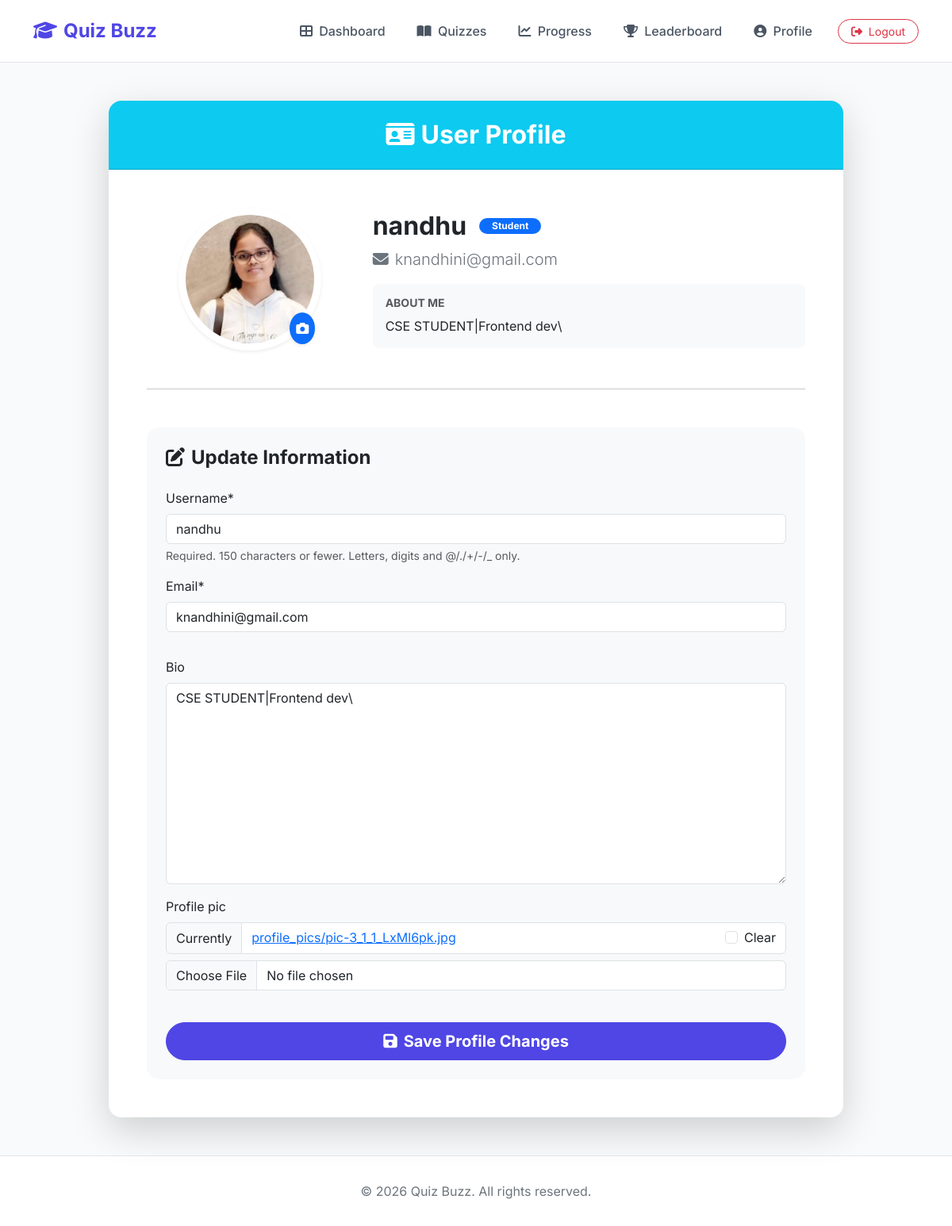
Screenshot of /users/profile/ (signed in) with the database file from the repository.
### users/models.py (models this page shows, shortened)
class UserProfile(models.Model):
    user = models.OneToOneField(User, on_delete=models.CASCADE)
    bio = models.TextField(max_length=500, blank=True)
    profile_pic = models.ImageField(upload_to='profile_pics', default='default.jpg', blank=True)
    preferences = models.JSONField(default=dict, blank=True)
    reminder_enabled = models.BooleanField(default=False)
    reminder_time = models.TimeField(default="09:00")
    show_on_leaderboard = models.BooleanField(default=True)

### users/views.py (the view)
# urls.py: path('profile/', user_views.profile, name='profile'),
@login_required
def profile(request):
    profile_instance, created = UserProfile.objects.get_or_create(user=request.user)
    if request.method == 'POST':
        u_form = UserUpdateForm(request.POST, instance=request.user)
        p_form = ProfileUpdateForm(request.POST, request.FILES, instance=profile_instance)
        if u_form.is_valid() and p_form.is_valid():
            u_form.save()
            p_form.save()
            messages.success(request, 'Your profile has been successfully updated!')
            return redirect('profile')
        else:
            messages.error(request, 'There was an error updating your profile.')
    else:
        u_form = UserUpdateForm(instance=request.user)
        p_form = ProfileUpdateForm(instance=profile_instance)
    context = {
        'u_form': u_form,
        'p_form': p_form,
        'profile': profile_instance
    }
    return render(request, 'users/profile.html', context)

### users/forms.py
class UserUpdateForm(forms.ModelForm):
    email = forms.EmailField()
    class Meta:
        model = User
        fields = ['username', 'email']

class ProfileUpdateForm(forms.ModelForm):
    class Meta:
        model = UserProfile
        fields = ['bio', 'profile_pic']

### templates/users/profile.html (shortened to what this page needs)
{% extends "base.html" %}
{% load crispy_forms_tags %}
{% block content %}
<div class="row justify-content-center">
    <div class="col-lg-10">
        <div class="card border-0 shadow-lg rounded-4 overflow-hidden">
            <div class="card-header bg-info text-white py-4 text-center">
                <h2 class="fw-bold mb-0"><i class="fas fa-id-card me-2"></i>User Profile</h2>
            </div>
            <div class="card-body p-4 p-lg-5">
                <div class="row align-items-center mb-5">
                    <div class="col-md-4 text-center mb-4 mb-md-0">
                        <div class="position-relative d-inline-block">
                            {% if profile.profile_pic %}
                            <img src="{{ profile.profile_pic.url }}" alt="Profile Picture"
                                class="img-thumbnail rounded-circle shadow-sm"
                                style="width: 180px; height: 180px; object-fit: cover; border: 5px solid #fff;">
                            {% else %}
                            <div class="bg-light d-flex align-items-center justify-content-center rounded-circle shadow-sm"
                                style="width: 180px; height: 180px; border: 5px solid #fff;">
                                <i class="fas fa-user-circle fa-8x text-secondary"></i>
                            </div>
                            {% endif %}
                            <div
                                class="position-absolute bottom-0 end-0 bg-primary text-white p-2 rounded-circle shadow-sm mb-2 me-2">
                                <i class="fas fa-camera"></i>
                            </div>
                        </div>
                    </div>
                    <div class="col-md-8">
                        <div class="d-flex align-items-center mb-2">
                            <h2 class="fw-bold text-dark mb-0 me-3">{{ user.username }}</h2>
                            <span class="badge bg-primary rounded-pill px-3">Student</span>
                        </div>
                        <p class="text-secondary lead mb-3"><i class="fas fa-envelope me-2"></i>{{ user.email }}</p>
                        <div class="p-3 bg-light rounded-3">
                            <h6 class="fw-bold text-uppercase small text-muted mb-2">About Me</h6>
                            <p class="mb-0" id="bio-display">{{ profile.bio|default:"No bio provided. Tell us something
                                about yourself!" }}</p>
                        </div>
                    </div>
                </div>
                <hr class="my-5 opacity-25">
                <div class="card border-0 bg-light rounded-4">
                    <div class="card-body p-4">
                        <h4 class="fw-bold mb-4 text-dark"><i class="fas fa-edit me-2"></i>Update Information</h4>
                        <form method="POST" enctype="multipart/form-data" id="profile-update-form">
                            <div class="row g-3">
                                <div class="col-md-12">
                                    {{ u_form|crispy }}
                                </div>
                                <div class="col-md-12" id="profile-fields">
                                    {{ p_form|crispy }}
                                </div>
                            </div>
                            <div class="d-grid mt-4">
                                <button type="submit" class="btn btn-primary btn-lg fw-bold rounded-pill">
                                    <i class="fas fa-save me-2"></i>Save Profile Changes
                                </button>
                            </div>
                        </form>
                    </div>
                </div>
            </div>
        </div>
    </div>
</div>
{% endblock %}

### templates/base.html (style rules this page uses)
:root { --primary-color: #4f46e5; --secondary-color: #6366f1; --bg-color: #f9fafb; --text-color: #1f2937; }
body { font-family: 'Inter', sans-serif; background-color: var(--bg-color); color: var(--text-color); min-height: 100vh; display: flex; flex-direction: column; }
.btn-primary { background-color: var(--primary-color); border-color: var(--primary-color); }

### rows the page displays
UserProfile: profile_pic (picture), bio "CSE STUDENT|Frontend dev\\"

### other values shown
{{ user.username }} "nandhu"
{{ user.email }} "knandhini@gmail.com"
